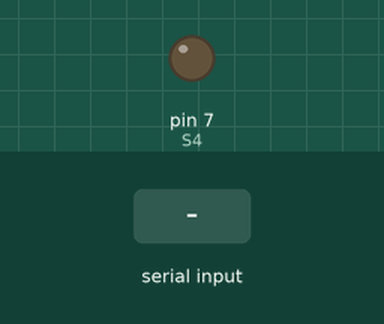
Recording of a sketch running on a simulated Arduino Uno, built with avr-gcc and run on an emulated ATmega328P. On the bench: output pins drawn as LEDs (lit = HIGH). Inputs (shaded band) come from the test bench.

Above: at 1.2 s.
1.3 s: "4" received over Serial
At 1.55 s:
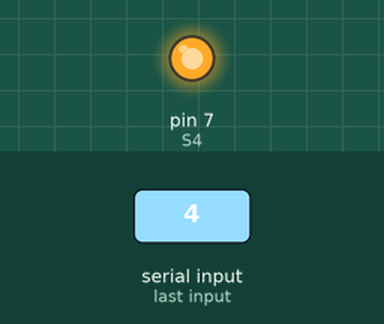
Timing chart, 0 to 4.3 s (numbered marks = the images above; inputs shaded):
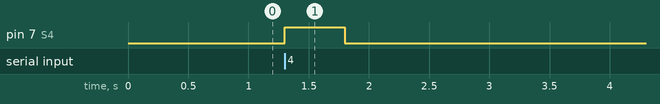

The sketch:

CarController.ino
```cpp
/*
 * Program to be executed on the Arduino Board.
 *
 * Constantly listens to the Serial Port, where
 * instructions coming from the computer are
 * sent. When an action is received,
 * the program first validates it and proceeds
 * to activate the corresponding pins attatched
 * to the RC Car remote controller.
 *
 * The provided specification sheet provides
 * more details about the hardware architecture.
 *
 * RC Car remote controller has 4 physical buttons:
 * S1, S2, S3, S4
 *
 *
 * /------ SUPPORTED ACTIONS ------/
 * |                               |
 * |      'Izquierda'  ==> 0,      |
 * |      'Centro'     ==> 1,      |
 * |      'Derecha'    ==> 2,      |
 * |      'Centro-Gas' ==> 3,      |
 * |      'Freno'      ==> 4,      |
 * |                               |
 * /-------------------------------/
 *
 * /----- ACTIONs to BUTTONs -----/
 * |                              |
 * |      'Izquierda'  ==> S2,    |
 * |      'Centro'     ==> null,  |
 * |      'Derecha'    ==> S3,    |
 * |      'Centro-Gas' ==> S1,    |
 * |      'Freno'      ==> S4,    |
 * |                              |
 * /------------------------------/
 *
 * /------- BUTTONs to PINs ------/
 * |                              |
 * |          S1  ==> 13,         |
 * |          S2  ==> 11,         |
 * |          S3  ==> 9,          |
 * |          S4 ==> 7,           |
 * |                              |
 * /------------------------------/
 *
 */

// ----- CONSTANTS -----

// BUTTONs to PINs
const unsigned int S1 = 13;
const unsigned int S2 = 11;
const unsigned int S3 = 9;
const unsigned int S4 = 7;

// ms to wait for a new action to come through
// SerialPort
const long waitingInverval = 500;

// ----- COMMON VARS -----
// Last action performed
static char lastAction;
// Last moment an action took place
static unsigned long previousMillis = 0;


void setup()
{
   // Initialize Serial Communications on 9600
   Serial.begin(9600);

   // All PINs are outputs
   pinMode(S1, OUTPUT);
   pinMode(S2, OUTPUT);
   pinMode(S3, OUTPUT);
   pinMode(S4, OUTPUT);

}

void loop()
{
   // Current time
   unsigned long currentMillis = millis();

   // If the PC has sent an action, we need to perform
   // it
   if(Serial.available()>0){

      // Read the data on the SerialPort
      // and update the last time
      // we received an action
      char action = Serial.read();
      previousMillis = currentMillis;

      // Assert instruction correctness.
      // We only truly perform an action if it
      // wasn't executed right before (as in that
      // case, its corresponding output PINs are
      // still enabled)
      if(action >= '0' && action < '5' && lastAction != action)
      {
         lastAction = action;

         // We need to disable all outputs to ensure
         // we only light the correct ones up.
         disableOutputs(action);

         if(action == '0'){

            // Izquierda
            digitalWrite(S2, HIGH);

            // Ensure the physical mechanisms have
            // time to execute the action
            delay(125);

         }else if(action == '1'){

            // Centro
            // No-op
            ;

         }else if(action == '2'){

            // Derecha
            digitalWrite(S3, HIGH);
            delay(125);

         }else if(action == '3'){

            // Centro-Gas
            digitalWrite(S1, HIGH);
            delay(62);

         } else if(action == '4'){

            // Freno
            digitalWrite(S4, HIGH);
            delay(31);

         }
      }

   // If no action is received, we keep the PINs' curent status
   // for a time no longer than the permitted. After that time
   // expires, we disable all PINs.
   }else if (currentMillis - previousMillis >= waitingInverval) {

      previousMillis = currentMillis;
      disableOutputs('\0');

      // Null Character
      lastAction = '\0';

   }
}

// Set all output PINs to LOW
void disableOutputs(char action){

    if(action != '3'){

        // Izquierda
        digitalWrite(S2, LOW);

        // Derecha
        digitalWrite(S3, LOW);
    }

    // Centro-Gas
    digitalWrite(S1, LOW);

    // Freno
    digitalWrite(S4, LOW);


}
```

Measured:
- after the input at 1.3 s, pin 7 (S4): LOW → HIGH at once, → LOW 0.50 s later
